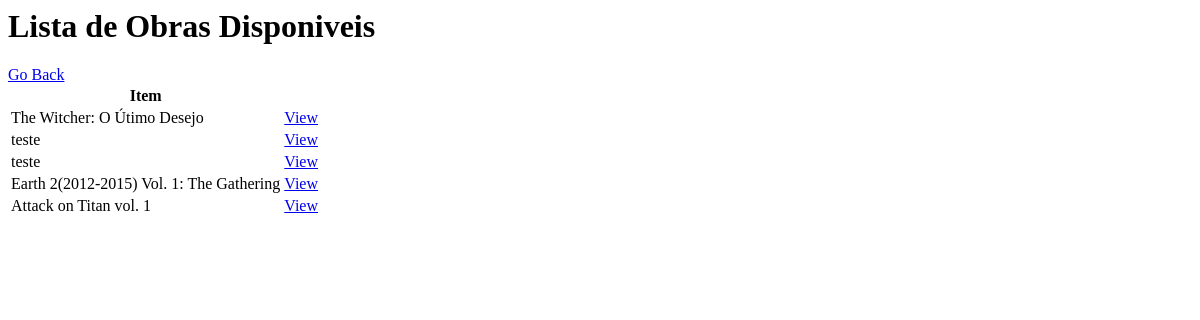
The page /works/ (signed in) on the database as committed earlier.
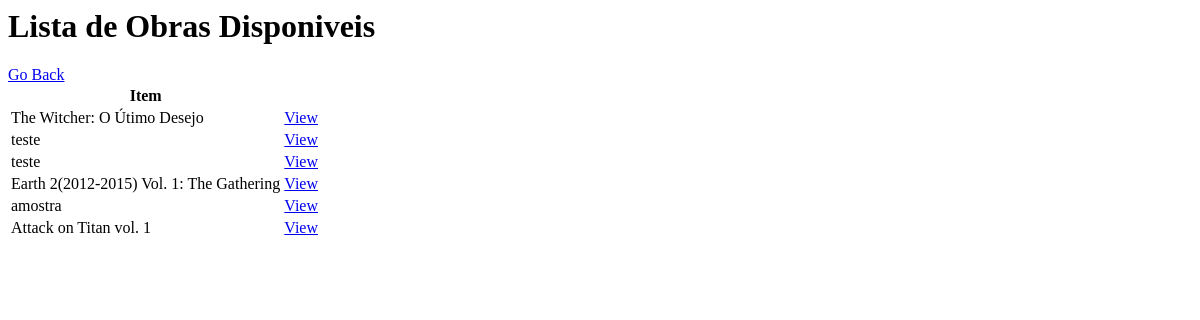
The same page on the database as committed later.
### base/models.py (models this page shows, shortened)
class Work(models.Model):
    title = models.CharField(max_length=200, null=True, blank=True)
    author = models.CharField(max_length=200, null=True, blank=True)
    description = models.TextField(null=True, blank=True)
    page_number = models.IntegerField(null=True, blank=True)
    genre = models.CharField(max_length=200, null=True, blank=True)
    kind = models.CharField(max_length=100, blank=True)
    image = models.ImageField(null=True, blank=True)
    class Meta:
        ordering = ['kind']

### base/views.py (the view)
# urls.py: path('works/', WorkList.as_view(), name='works'),
class WorkList(LoginRequiredMixin, ListView):
    model = Work
    context_object_name = 'works'
    success_url = reverse_lazy('works')

### base/templates/base/work_list.html
<h1>Lista de Obras Disponiveis</h1>
<a href="{% url 'challenges' %}">Go Back</a>
<table>
    <tr>
        <th>Item</th>
        <th></th>
        <th></th>
    </tr>
    {% for work in works %}
    <tr>
        <td>{{work.title}}</td>
        <td><a href="{% url 'work' work.id %}">View</a></td>
    </tr>
    {% empty %}
    <h3>No items in list</h3>
    {% endfor %}
</table>

Rows that differ between the two databases and show on the page:
added Work: title "amostra"
